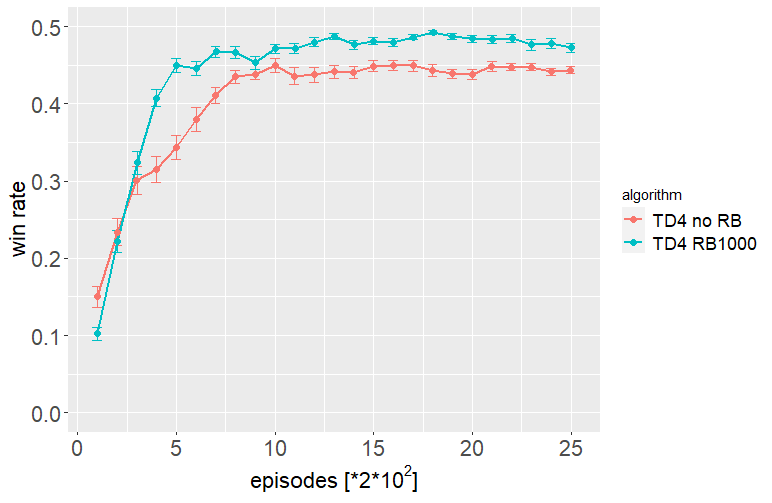

R code for this plot:
library(ggplot2)
library(grid)
source("summarySE.R")

PLOTALLLINES=F    # if =T: make a plot for each filename, with one line for each run
USEGAMESK=T       # if =T: use x-axis variable 'gamesK' instead of 'gameNum'  
MAPWINRATE=T      # if =T: map y-axis to win rate (range [0,1]); if =F: range [-1,1]

wgroup = 200
wfac = ifelse(USEGAMESK,wgroup,1);
gamesVar = ifelse(USEGAMESK,"gamesK","gameNum")
evalStr = ifelse(MAPWINRATE,"win rate","success")
Ylimits=c(ifelse(MAPWINRATE,0.0,-1.0),ifelse(MAPWINRATE,0.5,0.0));
errWidth=100/wfac;
path <- "../../agents/TicTacToe/csv/"; 

filenames=c(
              "multiTrain-TDNT4.csv"
            , "multiTrain-TDNT4-RB.csv"  
           )
# other pars: alpha=1.0 .. 0.5, eps=0.1 ... 0.0, ChooseStart01=F
# lambda=0.0, learnFromRM=true, NORM=F, sigmoid=tanh. One 9-tuple.

  
dfBoth = data.frame()
for (k in 1:length(filenames)) {
  filename <- paste0(path,filenames[k])
  df <- read.csv(file=filename, dec=".",skip=2)
  df$run <- as.factor(df$run)
  df <- df[,setdiff(names(df),c("trnMoves","elapsedTime","movesSecond"))]
  #if (k==1) df <- cbind(df,actionNum=rep(0,nrow(df)))
  
  if (PLOTALLLINES) {
    q <- ggplot(df,aes(x=gameNum,y=evalQ))
    q <- q+geom_line(aes(colour=run),size=1.0) + 
      scale_y_continuous(limits=c(-1,0)) #+
      #facet_grid(.~THETA, labeller = label_both)
    plot(q)
  }
  
  algoCol = switch(k
                    ,rep("TD4 no RB",nrow(df))
                    ,rep("TD4 RB1000",nrow(df))   # replay buffer, 1000/100
  )
  #browser()
  dfBoth <- rbind(dfBoth,cbind(df,algorithm=algoCol))
                  
}

# This defines a new grouping variable 'gamesK':
#       games                           gamesK
#       10000,20000,30000,40000,50000   50
#       60000,70000,80000,90000,100000  100
#       ...                             ...
# If USEGAMESK==T, then the subsequent summarySE calls will group 'along the x-axis'
# as well (all measurements with the same gamesK-value in the same bucket)
dfBoth <- cbind(dfBoth,gamesK=1*(ceiling(dfBoth$gameNum/wgroup)))

tgc <- data.frame()
# summarySE is a very useful script from www.cookbook-r.com/Graphs/Plotting_means_and_error_bars_(ggplot2)
# It summarizes a dataset, by grouping measurevar according to groupvars and calculating
# its mean, sd, se (standard dev of the mean), ci (conf.interval) and count N.
tgc1 <- summarySE(dfBoth, measurevar="evalQ", groupvars=c(gamesVar,"algorithm"))
tgc1 <- cbind(tgc1,evalMode=rep(2,nrow(tgc1)))
names(tgc1)[4] <- "eval"  # rename "evalQ"
tgc2 <- summarySE(dfBoth, measurevar="evalT", groupvars=c(gamesVar,"algorithm"))
tgc2 <- cbind(tgc2,evalMode=rep(1,nrow(tgc2)))
names(tgc2)[4] <- "eval"  # rename "evalT"
tgc <- tgc1
#tgc <- tgc2
#tgc <- rbind(tgc1,tgc2)
tgc$algorithm <- as.factor(tgc$algorithm)
tgc$evalMode <- as.factor(tgc$evalMode)

if (MAPWINRATE) {
  tgc$eval = (tgc$eval+1)/2   # map y-axis to win rate (range [0,1])
  tgc$se = (tgc$se)/2
}


# The errorbars may overlap, so use position_dodge to move them horizontally
#pd <- position_dodge(3/wfac) # move them 3000 to the left and right

#browser()
if (USEGAMESK) {
  q <- ggplot(tgc,aes(x=gamesK,y=eval,colour=algorithm))   #,linetype=evalMode
  q <- q + xlab(bquote(paste("episodes [*2*",10^2,"]", sep=""))) + ylab(evalStr)
} else {
  q <- ggplot(tgc,aes(x=gameNum,y=eval,colour=algorithm)) #,linetype=evalMode
}
q <- q+geom_errorbar(aes(ymin=eval-se, ymax=eval+se), width=errWidth) #, position=pd)
q <- q+geom_line(position=pd,size=1.0) + geom_point(position=pd,size=2.0) 
q <- q+scale_y_continuous(limits=Ylimits) 
#q <- q+guides(colour = guide_legend(reverse = TRUE))
q <- q+theme(axis.title = element_text(size = rel(1.5)))    # bigger axis labels 
q <- q+theme(axis.text = element_text(size = rel(1.5)))     # bigger tick mark text  
q <- q+theme(legend.text = element_text(size = rel(1.2)))   # bigger legend text  

plot(q)
